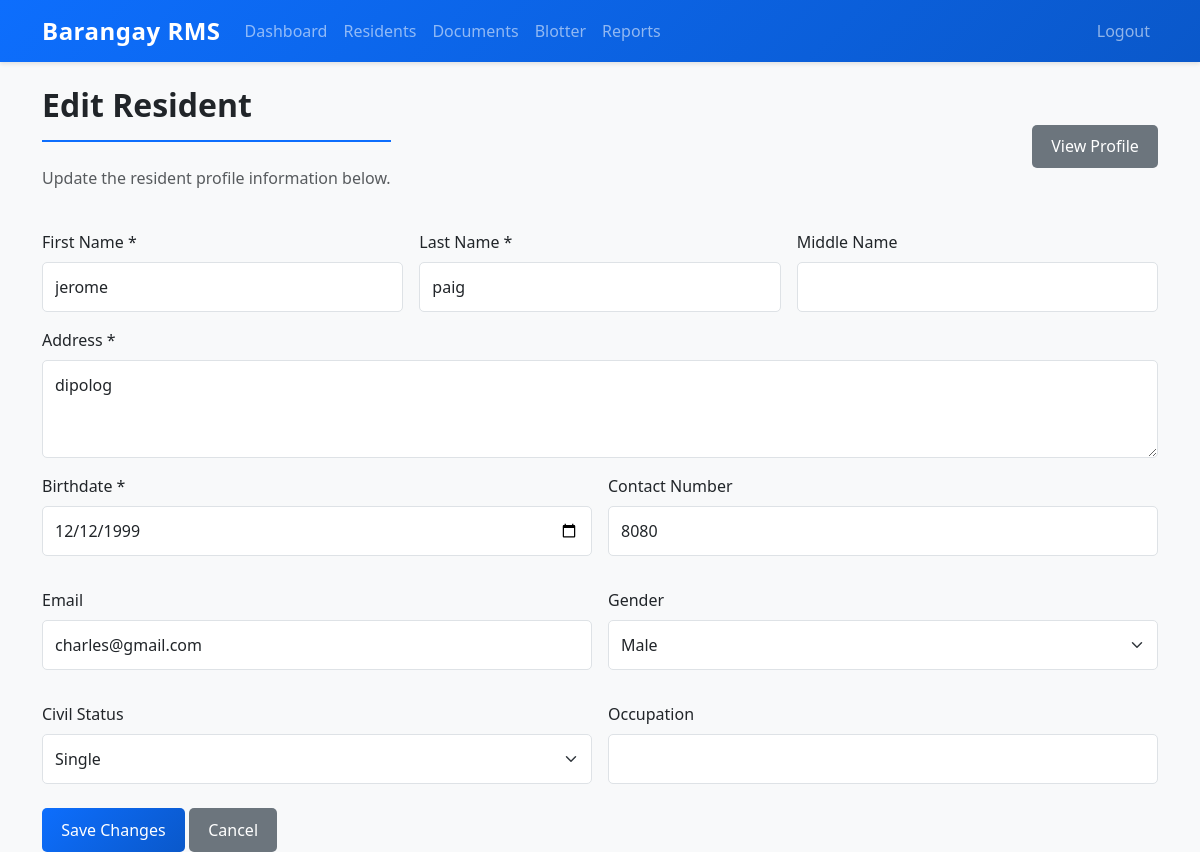
Page /pages/edit_resident.php?id=2 (signed in) on the committed database.
### tables this page shows
CREATE TABLE `residents` (
  `id` int(11) NOT NULL AUTO_INCREMENT,
  `first_name` varchar(50) NOT NULL,
  `last_name` varchar(50) NOT NULL,
  `middle_name` varchar(50) DEFAULT NULL,
  `address` text NOT NULL,
  `birthdate` date NOT NULL,
  `contact_number` varchar(15) DEFAULT NULL,
  `email` varchar(100) DEFAULT NULL,
  `gender` enum('Male','Female','Other') DEFAULT NULL,
  `civil_status` enum('Single','Married','Widowed','Divorced') DEFAULT NULL,
  `occupation` varchar(100) DEFAULT NULL,
  `created_at` timestamp NOT NULL DEFAULT current_timestamp(),
  `updated_at` timestamp NOT NULL DEFAULT current_timestamp() ON UPDATE current_timestamp(),
  PRIMARY KEY (`id`)
);

### includes/config.php (called while the page is built, shortened)
<?php
class MysqliResultWrapper {
    private $result;
    public function __construct($result) {
        $this->result = $result;
    }
    public function fetch_assoc() {
        return $this->result ? $this->result->fetch_assoc() : null;
    }
}
function prepare_and_execute($conn, $sql, $types = '', ...$params) {
    if ($conn instanceof PDO) {
        $stmt = $conn->prepare($sql);
        $stmt->execute($params);
        return new PDOResultWrapper($stmt);
    } else {
        $stmt = $conn->prepare($sql);
        if ($stmt) {
            if ($types) {
                $stmt->bind_param($types, ...$params);
            }
            $stmt->execute();
            $result = $stmt->get_result();
            return new MysqliResultWrapper($result);
        }
        return null;
    }
}
?>

### pages/edit_resident.php (the view, shortened to what this page needs)
<?php
require_once '../includes/config.php';
$id = $_GET['id'];
$result = prepare_and_execute($conn, "SELECT * FROM residents WHERE id = ?", "i", $id);
$resident = $result->fetch_assoc();
?>
<!DOCTYPE html>
<html lang="en">
<head>
    <link href="https://cdn.jsdelivr.net/npm/bootstrap@5.3.0/dist/css/bootstrap.min.css" rel="stylesheet">
    <link href="../assets/css/style.css" rel="stylesheet">
</head>
<body>
    <nav class="navbar navbar-expand-lg navbar-dark bg-primary">
        <div class="container">
            <a class="navbar-brand" href="dashboard.php">Barangay RMS</a>
            <div class="collapse navbar-collapse" id="navbarNav">
                <ul class="navbar-nav me-auto">
                    <li class="nav-item"><a class="nav-link" href="dashboard.php">Dashboard</a></li>
                    <li class="nav-item"><a class="nav-link" href="residents.php">Residents</a></li>
                    <li class="nav-item"><a class="nav-link" href="documents.php">Documents</a></li>
                    <li class="nav-item"><a class="nav-link" href="blotter.php">Blotter</a></li>
                    <li class="nav-item"><a class="nav-link" href="reports.php">Reports</a></li>
                </ul>
                <ul class="navbar-nav">
                    <li class="nav-item"><a class="nav-link" href="logout.php">Logout</a></li>
                </ul>
            </div>
        </div>
    </nav>
    <div class="container mt-4">
        <div class="d-flex justify-content-between align-items-center mb-4">
            <div>
                <h1>Edit Resident</h1>
                <p class="text-muted">Update the resident profile information below.</p>
            </div>
            <a href="view_resident.php?id=<?php echo $resident['id']; ?>" class="btn btn-secondary">View Profile</a>
        </div>
        <form method="post">
            <div class="row g-3">
                <div class="col-md-4">
                    <label class="form-label">First Name *</label>
                    <input type="text" name="first_name" class="form-control" value="<?php echo htmlspecialchars($resident['first_name']); ?>" required>
                </div>
                <div class="col-md-4">
                    <label class="form-label">Last Name *</label>
                    <input type="text" name="last_name" class="form-control" value="<?php echo htmlspecialchars($resident['last_name']); ?>" required>
                </div>
                <div class="col-md-4">
                    <label class="form-label">Middle Name</label>
                    <input type="text" name="middle_name" class="form-control" value="<?php echo htmlspecialchars($resident['middle_name']); ?>">
                </div>
            </div>
            <div class="mb-3 mt-3">
                <label class="form-label">Address *</label>
                <textarea name="address" class="form-control" rows="3" required><?php echo htmlspecialchars($resident['address']); ?></textarea>
            </div>
            <div class="row g-3">
                <div class="col-md-6">
                    <label class="form-label">Birthdate *</label>
                    <input type="date" name="birthdate" class="form-control" value="<?php echo htmlspecialchars($resident['birthdate']); ?>" required>
                </div>
                <div class="col-md-6">
                    <label class="form-label">Contact Number</label>
                    <input type="text" name="contact_number" class="form-control" value="<?php echo htmlspecialchars($resident['contact_number']); ?>">
                </div>
            </div>
            <div class="row g-3 mt-3">
                <div class="col-md-6">
                    <label class="form-label">Email</label>
                    <input type="email" name="email" class="form-control" value="<?php echo htmlspecialchars($resident['email']); ?>">
                </div>
                <div class="col-md-6">
                    <label class="form-label">Gender</label>
                    <select name="gender" class="form-select">
                        <option value="Male" <?php echo $resident['gender'] === 'Male' ? 'selected' : ''; ?>>Male</option>
                    </select>
                </div>
            </div>
            <div class="row g-3 mt-3">
                <div class="col-md-6">
                    <label class="form-label">Civil Status</label>
                    <select name="civil_status" class="form-select">
                        <option value="Single" <?php echo $resident['civil_status'] === 'Single' ? 'selected' : ''; ?>>Single</option>
                    </select>
                </div>
                <div class="col-md-6">
                    <label class="form-label">Occupation</label>
                    <input type="text" name="occupation" class="form-control" value="<?php echo htmlspecialchars($resident['occupation']); ?>">
                </div>
            </div>
            <button type="submit" class="btn btn-primary mt-4">Save Changes</button>
            <a href="residents.php" class="btn btn-secondary mt-4">Cancel</a>
        </form>
    </div>
</body>
</html>

### assets/css/style.css (style rules this page uses)
:root { --primary-color: #0d6efd; --secondary-color: #6c757d; --success-color: #198754; --info-color: #0dcaf0; --warning-color: #ffc107; --danger-color: #dc3545; --light-color: #f8f9fa; --dark-color: #212529; }
body { font-family: 'Segoe UI', Tahoma, Geneva, Verdana, sans-serif; background-color: var(--light-color); color: var(--dark-color); }
.navbar { box-shadow: 0 2px 4px rgba(0,0,0,0.1); background: linear-gradient(135deg, #0d6efd 0%, #0a58ca 100%); }
.navbar-brand { font-weight: 600; font-size: 1.5rem; letter-spacing: 0.5px; }
.form-control, .form-select { border: 1px solid #dee2e6; border-radius: 5px; padding: 0.75rem; transition: border-color 0.2s, box-shadow 0.2s; }
.form-label { font-weight: 500; margin-bottom: 0.5rem; color: var(--dark-color); }
.btn { border: none; border-radius: 5px; padding: 0.6rem 1.2rem; font-weight: 500; transition: all 0.2s; cursor: pointer; }
.btn-primary { background: linear-gradient(135deg, #0d6efd 0%, #0a58ca 100%); color: white; }
.btn-secondary { background-color: #6c757d; color: white; }
h1, h2, h3, h4, h5, h6 { color: var(--dark-color); font-weight: 600; margin-bottom: 1.5rem; }
h1 { font-size: 2rem; border-bottom: 2px solid var(--primary-color); padding-bottom: 1rem; }
.mt-4 { margin-top: 2rem; }
.mb-3 { margin-bottom: 1rem; }
.text-muted { color: #6c757d; }
.navbar-brand { font-weight: 700; }

### rows in the picture
residents: first_name "jerome", last_name "paig", address "dipolog", birthdate "12/12/1999", contact_number "8080", email "charles@gmail.com", gender "Male", civil_status "Single"
